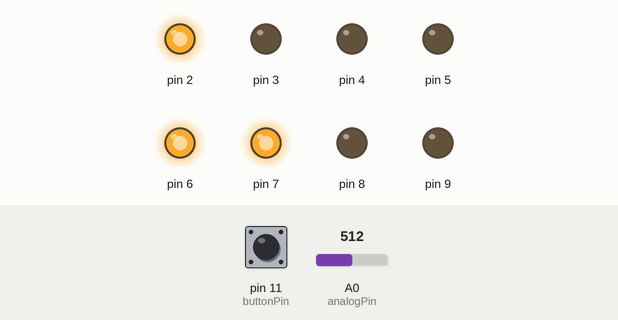
Simulated run of this sketch. Board: Arduino Uno, built with avr-gcc and run on an emulated ATmega328P. On the bench: output pins drawn as LEDs (lit = HIGH). The inputs (shaded band) are chosen by the test bench; at power-on: pin 11 (buttonPin) LOW, A0 (analogPin) = 512. EEPROM starts erased.

Above: at 2.1 s.
2.3 s: pin 11 (buttonPin) pulled HIGH for 3.2 s
At 5.2 s:
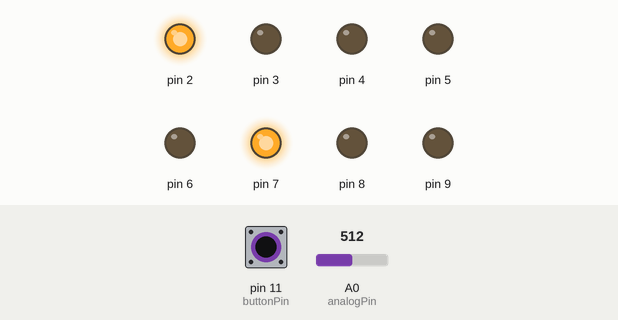
7.0 s: A0 (analogPin) set to 561
8.5 s: A0 (analogPin) set to 577
At 9.7 s:
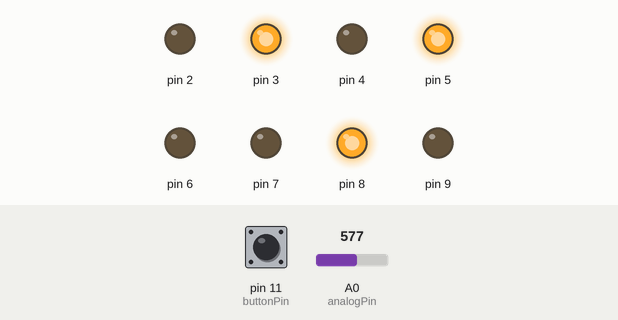
10.0 s: A0 (analogPin) set to 0
At 10.5 s:
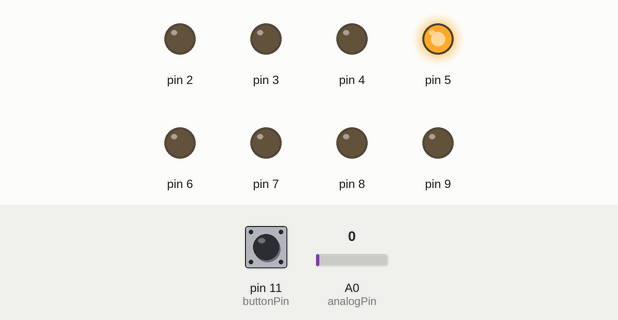
11.5 s: A0 (analogPin) set to 21
13.0 s: A0 (analogPin) set to 26
At 14.5 s:
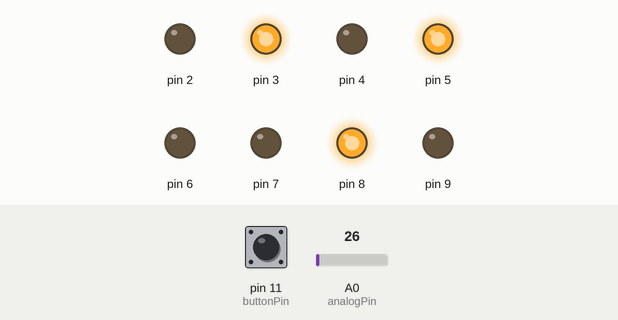
Timing chart, 0 to 15.5 s (numbered marks = the images above; inputs shaded):
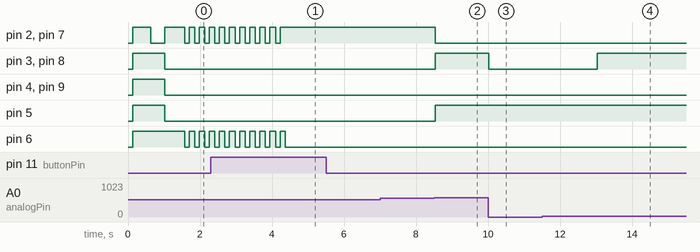

The sketch:

arduino_model.ino
```cpp
#include <EEPROM.h>
#include <util/crc16.h>

#define _seconds millis()/1000

const byte buttonPin = 11;
const byte analogPin = 0;
const byte minV = 5;
const byte pressTime = 2;
const byte blinkDelay = 250/2;
const byte crcAddr1 = 0x0E;
const byte crcAddr2 = 0x79;
const byte storeAddr = 0x00;

//#define DEBUG

//byte gears[7] = {255, 75, 103, 133, 164, 196, 0};
byte gears[7] = {0, 0, 0, 0, 0, 0, 0};

byte adcData = 0;
byte digit = 7;
byte button = 0;
byte Flag = 1; /* 0 - основной, 1 - первые 3 секунды, 2 - требуется перенастройка */


void indicate(byte num = 7, byte dp = 0) {
   /*
    A      - 3 - PD3
    B      - 2 - PD2
    C      - 7 - PD7
    D      - 8 - PB0
    E      - 9 - PB1
    F      - 4 - PD4
    G      - 5 - PD5
    H (DP) - 6 - PD6
  */
  /*                                    2  3  4  5  6  7  8  9    */
  /*                                    B  A  F  G  H  C  D  E    */
 const byte dig2pins[12][8] PROGMEM = {{1, 0, 1, 1, 0, 1, 0, 1},  //H
                                       {1, 0, 0, 0, 0, 1, 0, 0},  //1
                                       {1, 1, 0, 1, 0, 0, 1, 1},  //2
                                       {1, 1, 0, 1, 0, 1, 1, 0},  //3
                                       {1, 0, 1, 1, 0, 1, 0, 0},  //4
                                       {0, 1, 1, 1, 0, 1, 1, 0},  //5
                                       {0, 1, 1, 1, 0, 1, 1, 1},  //6
                                       {0, 0, 0, 1, 0, 0, 0, 0},  //-
                                       {0, 1, 0, 1, 0, 0, 1, 0},  //Ξ
                                       {1, 1, 1, 1, 0, 1, 1, 1},  //8
                                       {0, 0, 0, 0, 0, 0, 0, 0},  //off
                                       {0, 1, 1, 1, 0, 0, 1, 1}}; //E

  for (byte i = 2; i < 10; i++ ) {
    digitalWrite(i, dig2pins[num][i - 2]);
  }
  if (1 == dp) digitalWrite(6, HIGH);
}

inline byte adcRead() {
  uint16_t a = 0;
  a = analogRead(analogPin) >> 2;
  delay(10);
  a += analogRead(analogPin) >> 2;
  delay(10);
  a += analogRead(analogPin) >> 2;
  return a/3;
}

void loadFromEeprom() {
  uint16_t crc1 = 0;
  uint16_t crc2 = 0;
  uint16_t crc  = 0;

  crc1 = EEPROM[crcAddr1] << 8 | EEPROM[crcAddr1+1];
  crc2 = EEPROM[crcAddr2] << 8 | EEPROM[crcAddr2+1];

  Flag = 1;

  if (crc1 == crc2) { // crc совпадают
    if (0 == crc1) Flag = 2; //crc не была сохранена
    for (byte i = 0; i < 7; i++) {
      gears[i] = EEPROM[storeAddr+i];
      crc = _crc_ccitt_update(crc, gears[i]);
    }
    if (crc != crc1) {
      for (byte i = 0; i < 7; i++)
        gears[i] = 0;
      Flag = 2;
    }
  } else Flag = 2; //crc отличаются
}

void storeToEeprom() {
  uint16_t crc = 0;
  for (byte i = 0; i < 7; i++) {
    crc = _crc_ccitt_update(crc, gears[i]);
    EEPROM[storeAddr+i] = gears[i];
  }
  EEPROM[crcAddr1] = crc >> 8;
  EEPROM[crcAddr1+1] = crc & 0xFF;
  EEPROM[crcAddr2] = crc >> 8;
  EEPROM[crcAddr2+1] = crc & 0xFF;
}

void setup() {
  delay(blinkDelay);
  pinMode(11, INPUT);
  for (byte i = 2; i < 10; i++)
    pinMode(i, OUTPUT);

  indicate(9,1);
  delay(500);

  loadFromEeprom();

  if (2 == Flag) {      //Ошибка при чтении eeprom
    indicate(11,1);     //Показать E 1 и запустить настройку
    delay(400);
    indicate(1,1);
    delay(400);
    setupDevice();
    Flag = 1;
  }

#ifdef DEBUG
  Serial.begin(9600);
#endif
}

void blink(byte num,boolean dp) {
  indicate(num,dp);
  delay(blinkDelay);
  indicate(10,0);
  delay(blinkDelay);
}

void setupDevice() {
  byte gear = 10; //init индикатор выключен
  boolean pressed = true;
  byte pressedSeconds = 0;
  byte v = 0;
  while (true) {

    v = adcRead();

    if (digitalRead(buttonPin) == HIGH) {        //Кнопка нажата

      if (pressed == false) {
            pressed = true;
            pressedSeconds = _seconds;
      }
      if (pressed == true && _seconds - pressedSeconds > 1) { //  Долгое нажатие
        gears[gear] = v;
        storeToEeprom();
        return;
      }
    } else {                                     //Кнопка отжата
      if (pressed == true) {
        if (10 == gear) { gear = 1; }        // init -> 1
          else if (1 == gear) { gear = 0; }  // 1 -> H
          else if (0 == gear) { gear = 2; }  // H -> 2
          else if (6 == gear) { gear = 1; }  // 6 -> 1
          else { gear++; };                  // 2 -> 3 -> 4 -> 5 -> 6
          pressed = false;
          pressedSeconds = 0;
      }
      if (gear != 10) gears[gear] = v;
    }
    if (_seconds % 750) {
      blink(gear, 1);
    }
    indicate(gear, 1);
    delay(10);
  }
}

void loop() {
/* Обработка нажатия кнопки */
  if (1 == Flag) {
    if (digitalRead(buttonPin) == HIGH) {
      setupDevice();
      Flag = 0;
    }
    if (_seconds > pressTime) {
      Flag = 0;
    }
  }
/* Расчёт номера символа */
  adcData = adcRead();
  if (adcData > minV) {
    for (byte i = 0; i < 7; ++i) {
      if ( gears[i] > adcData-adcData/ 10 && gears[i] < adcData+adcData/10 ) {
        digit = i;
        break;
      }
      else digit = 8;
    }
  }
  else digit = 7;
/* Индикация */
  indicate (digit, Flag);
  delay(10);
}
```

Measured:
- the behaviour switches between 567 and 568 on A0 (analogPin) (found by bisection; images 1 and 2)
- the behaviour switches between 23 and 24 on A0 (analogPin) (found by bisection; images 3 and 4)
- after the input at 2.3 s, pin 2, pin 7: goes on until 4.2 s, then stays HIGH; pin 6: goes on until 4.4 s, then stays LOW
- after the input at 7.0 s, every drawn part: stays the same
- after the input at 8.5 s, pin 2, pin 7: HIGH → LOW at once; pin 3, pin 5, pin 8: LOW → HIGH at once
- after the input at 10.0 s, pin 3, pin 8: HIGH → LOW at once
- after the input at 11.5 s, every drawn part: stays the same
- after the input at 13.0 s, pin 3, pin 8: LOW → HIGH at once
